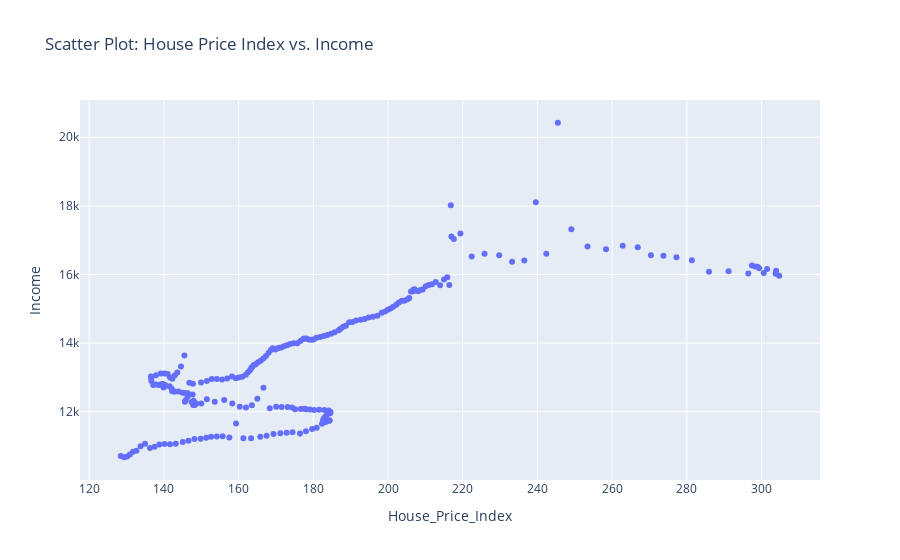

The notebook cell this image was saved under:
### Markdown cell above
# Income vs House_Price_Index

### Code cell
fig = px.scatter(file, x='House_Price_Index', y='Income', title='Scatter Plot: House Price Index vs. Income')

fig.show()

### Figure 1 — Plotly figure (JSON) as saved in the notebook; plotly's stock layout.template omitted (floating-point values rounded to 4 significant figures; data arrays with more than 128 entries replaced by an {"elided": "..."} marker saying what was removed)
{"data": [{"hovertemplate": "House_Price_Index=%{x}<br>Income=%{y}<extra></extra>", "legendgroup": "", "marker": {"color": "#636efa", "symbol": "circle"}, "mode": "markers", "name": "", "orientation": "v", "showlegend": false, "type": "scatter", "x": {"elided": "240 float values"}, "xaxis": "x", "y": {"elided": "240 float values"}, "yaxis": "y"}], "layout": {"legend": {"tracegroupgap": 0}, "title": {"text": "Scatter Plot: House Price Index vs. Income"}, "xaxis": {"anchor": "y", "domain": [0, 1], "title": {"text": "House_Price_Index"}}, "yaxis": {"anchor": "x", "domain": [0, 1], "title": {"text": "Income"}}}}
